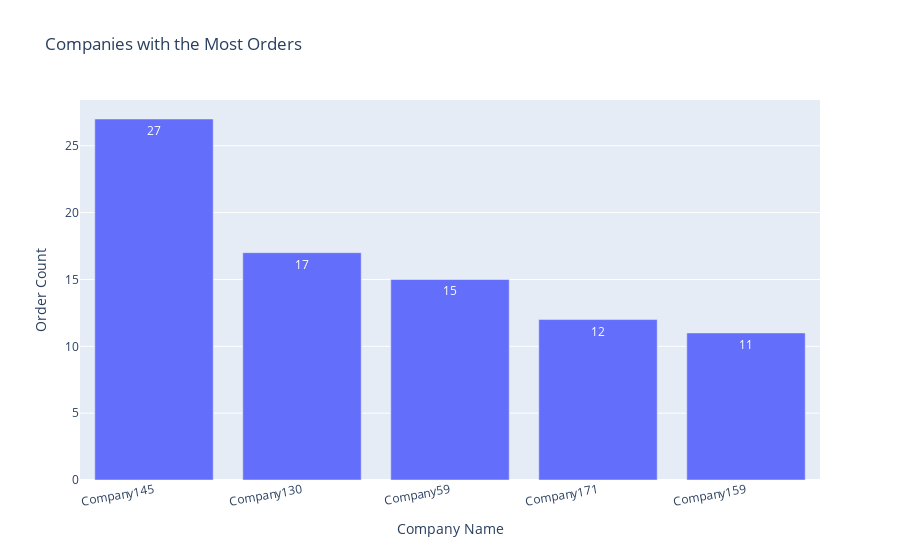

Notebook cell for this chart:
### Code cell
fig = px.bar(company_purchases_top_5, 
             x='Customers.company', 
             y='Order_sum',
             hover_data=['Total_sum'], 
             title='Companies with the Most Orders',
             labels={'Total_sum': 'Total Sales Amount (USD)', 'Order_sum': 'Order Count', 'Customers.company': 'Company Name'},
             text_auto=True)

fig.update_layout(xaxis_title='Company Name', yaxis_title='Order Count', xaxis_tickangle=-10)
fig.show()

### Figure 1 — Plotly figure (JSON) as saved in the notebook; plotly's stock layout.template omitted (floating-point values rounded to 4 significant figures)
{"data": [{"alignmentgroup": "True", "customdata": [[8291.0], [7313.0], [13190.0], [3178.0], [8453.0]], "hovertemplate": "Company Name=%{x}<br>Order Count=%{y}<br>Total Sales Amount (USD)=%{customdata[0]}<extra></extra>", "legendgroup": "", "marker": {"color": "#636efa", "pattern": {"shape": ""}}, "name": "", "offsetgroup": "", "orientation": "v", "showlegend": false, "textposition": "auto", "texttemplate": "%{y}", "type": "bar", "x": ["Company145", "Company130", "Company59", "Company171", "Company159"], "xaxis": "x", "y": [27, 17, 15, 12, 11], "yaxis": "y"}], "layout": {"barmode": "relative", "legend": {"tracegroupgap": 0}, "title": {"text": "Companies with the Most Orders"}, "xaxis": {"anchor": "y", "domain": [0, 1], "tickangle": -10, "title": {"text": "Company Name"}}, "yaxis": {"anchor": "x", "domain": [0, 1], "title": {"text": "Order Count"}}}}
